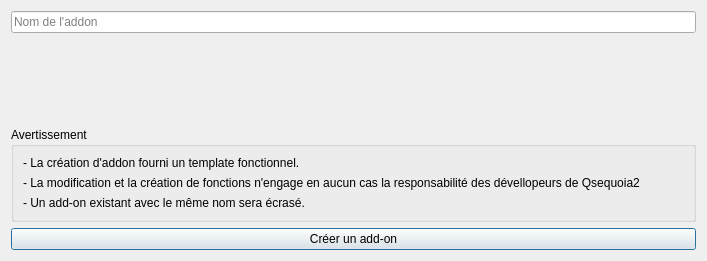
<?xml version="1.0" encoding="UTF-8"?>
<ui version="4.0">
 <class>AddonCreationDialog</class>
 <widget class="QDialog" name="AddonCreationDialog">
  <property name="geometry">
   <rect>
    <x>0</x>
    <y>0</y>
    <width>707</width>
    <height>261</height>
   </rect>
  </property>
  <property name="windowTitle">
   <string>Créer un Add-on</string>
  </property>
  <layout class="QVBoxLayout" name="verticalLayout">
   <item>
    <layout class="QHBoxLayout" name="layout_name_folder">
     <item>
      <widget class="QLineEdit" name="addon_name">
       <property name="placeholderText">
        <string>Nom de l'addon</string>
       </property>
      </widget>
     </item>
    </layout>
   </item>
   <item>
    <layout class="QHBoxLayout" name="horizontalLayout">
     <item>
      <widget class="QLabel" name="labelErreur">
       <property name="text">
        <string/>
       </property>
      </widget>
     </item>
    </layout>
   </item>
   <item>
    <widget class="QGroupBox" name="groupBox_warning">
     <property name="title">
      <string>Avertissement</string>
     </property>
     <layout class="QVBoxLayout" name="layout_warning">
      <item>
       <widget class="QLabel" name="label">
        <property name="text">
         <string>- La création d'addon fourni un template fonctionnel. </string>
        </property>
       </widget>
      </item>
      <item>
       <widget class="QLabel" name="label_2">
        <property name="text">
         <string>- La modification et la création de fonctions n'engage en aucun cas la responsabilité des dévellopeurs de Qsequoia2</string>
        </property>
       </widget>
      </item>
      <item>
       <widget class="QLabel" name="label_warning">
        <property name="text">
         <string>- Un add-on existant avec le même nom sera écrasé.</string>
        </property>
        <property name="wordWrap">
         <bool>true</bool>
        </property>
       </widget>
      </item>
     </layout>
    </widget>
   </item>
   <item>
    <widget class="QPushButton" name="new_addon">
     <property name="text">
      <string>Créer un add-on</string>
     </property>
    </widget>
   </item>
  </layout>
 </widget>
 <resources/>
 <connections/>
</ui>
